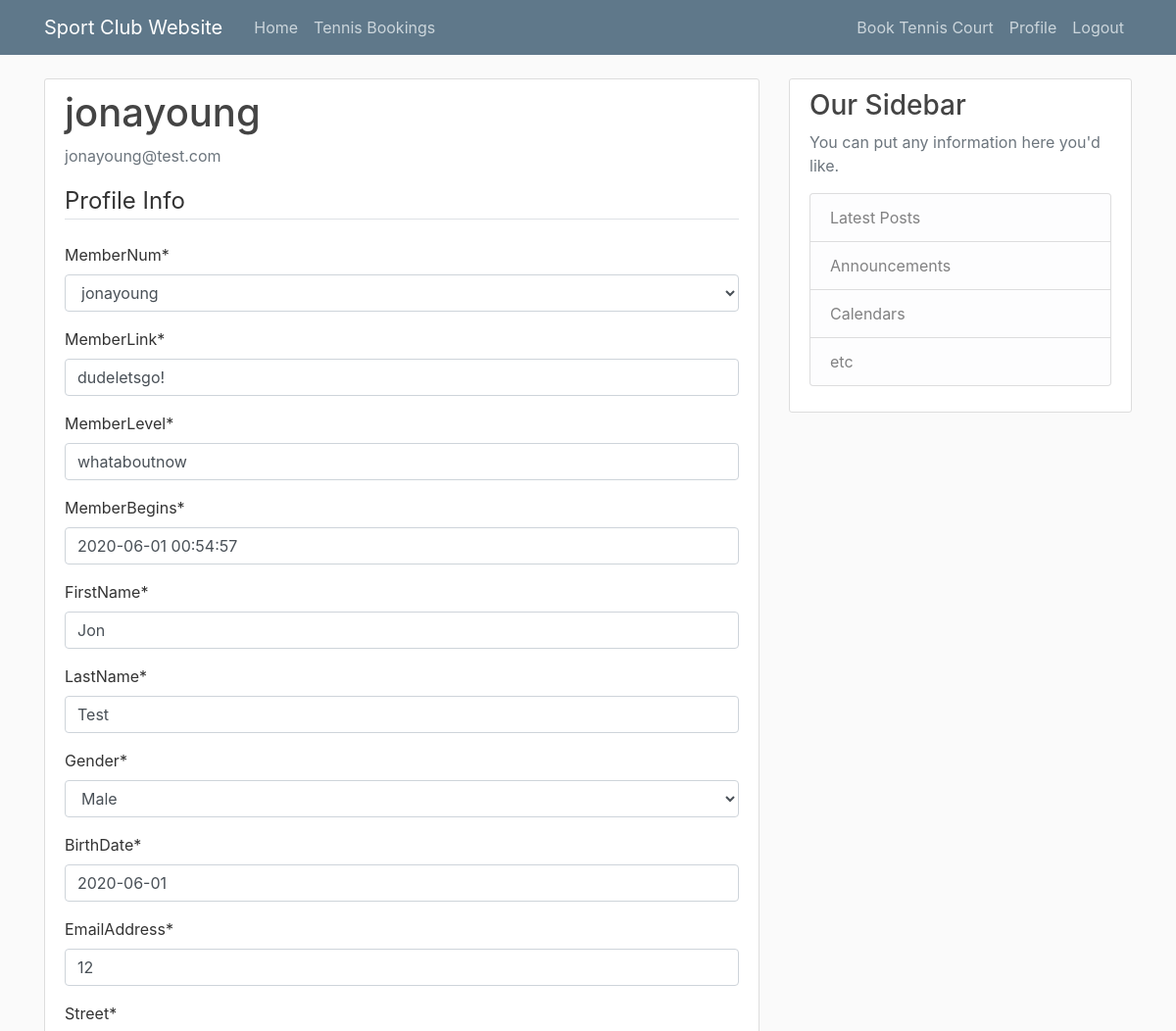
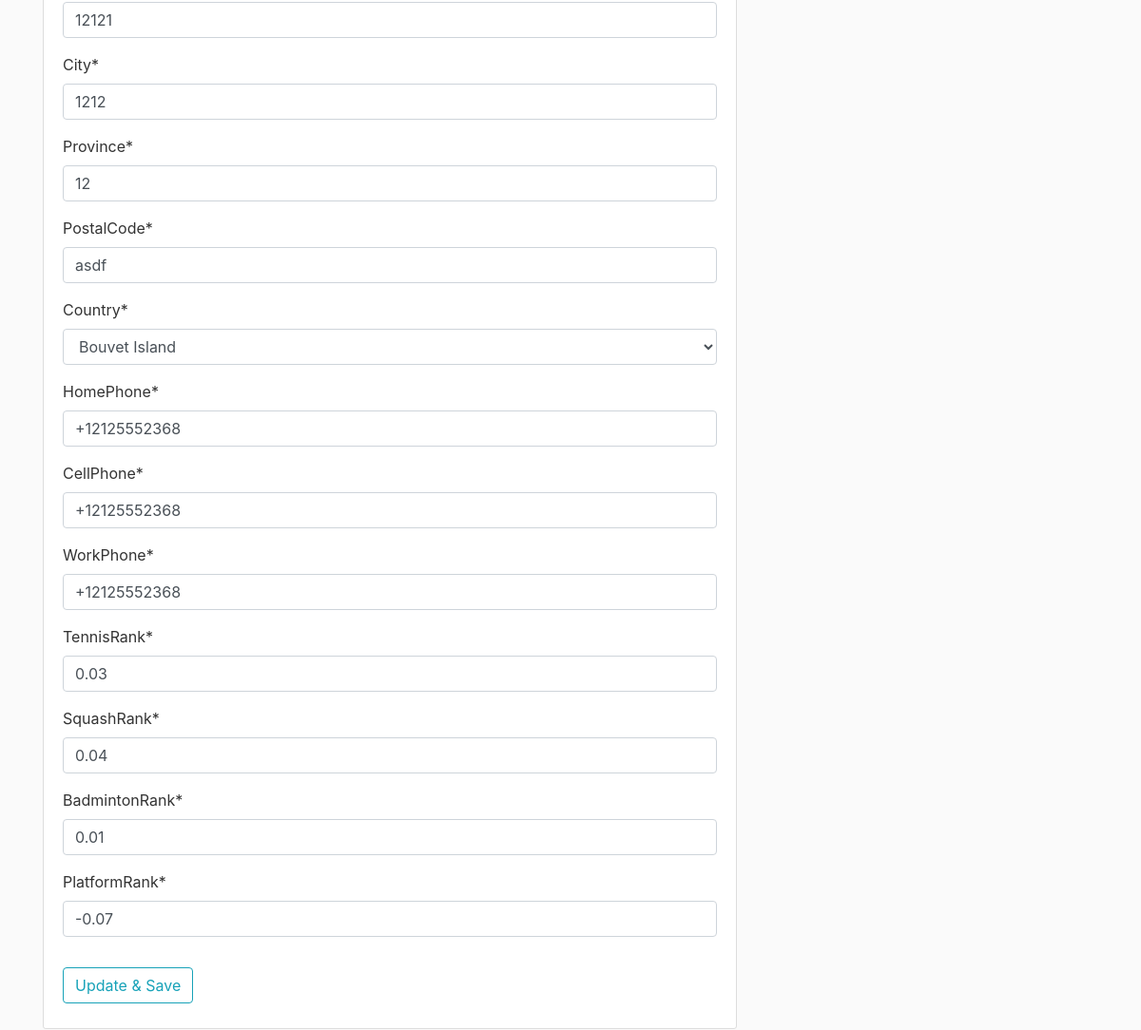
/profile/ (signed in), run on the app's committed database (2 pictures, top to bottom).
### members/models.py (models this page shows, shortened)
class Members(models.Model):
    memberNum = models.OneToOneField(User, on_delete=models.CASCADE)
    memberLink = models.CharField(max_length=20)
    memberLevel = models.CharField(max_length=20)
    memberBegins = models.DateTimeField(default=timezone.now)
    firstName = models.CharField(max_length=30)
    lastName = models.CharField(max_length=30)
    gender = models.CharField(max_length=2, choices=[('ML', 'Male'), ('FL', 'Female'), ('OT', 'Other')])
    birthDate = models.DateField(default=timezone.now)
    emailAddress = models.CharField(max_length=40)
    street = models.CharField(max_length=100)
    city = models.CharField(max_length=40)
    province = models.CharField(max_length=40)
    postalCode = models.CharField(max_length=7)
    country = CountryField()
    homePhone = PhoneNumberField()
    cellPhone = PhoneNumberField()
    workPhone = PhoneNumberField()
    tennisRank = models.DecimalField(max_digits=3, decimal_places=2, default=0.00)
    squashRank = models.DecimalField(max_digits=3, decimal_places=2, default=0.00)
    badmintonRank = models.DecimalField(max_digits=3, decimal_places=2, default=0.00)
    platformRank = models.DecimalField(max_digits=3, decimal_places=2, default=0.00)

### members/views.py (the view)
# urls.py: path('profile/', member_views.profile, name='profile'),
@login_required
def profile(request):
    if request.method == "POST":
        m_form = MemberUpdateForm(request.POST, instance=request.user.members)
        if m_form.is_valid():
            m_form.save()
            messages.success(request, f'Your account has been updated!')
            return redirect('profile')
    else:
        m_form = MemberUpdateForm(instance=request.user.members)
    context = {
        'm_form': m_form,
    }
    return render(request, 'members/profile.html', context)

### members/forms.py
class MemberUpdateForm(forms.ModelForm):
    class Meta:
        model = Members
        fields = [
            'memberNum',
            'memberLink',
            'memberLevel',
            'memberBegins',
            'firstName',
            'lastName',
            'gender',
            'birthDate',
            'emailAddress',
            'street',
            'city',
            'province',
            'postalCode',
            'country',
            'homePhone',
            'cellPhone',
            'workPhone',
            'tennisRank',
            'squashRank',
            'badmintonRank',
            'platformRank'
        ]

### members/templates/members/profile.html (shortened to what this page needs)
{% extends "members/base.html" %}
{% load crispy_forms_tags %}
{% block content %}
    <div class="content-section">
      <div class="media">
        <div class="media-body">
          <h2 class="account-heading">{{ user.username }}</h2>
          <p class="text-secondary">{{ user.email }}</p>
        </div>
      </div>
      <form method="POST" enctype="multipart/form-data">
          <fieldset class="form-group">
              <legend class="border-bottom mb-4">Profile Info</legend>
              {{ m_form|crispy }}
          </fieldset>
          <div class="form-group">
              <button class="btn btn-outline-info" type="submit">Update & Save</button>
          </div>
      </form>
    </div>
{% endblock content %}

### members/templates/members/base.html (shortened to what this page needs)
{% load static %}
<!DOCTYPE html>
<html>
<head>
    <link rel="stylesheet" href="https://maxcdn.bootstrapcdn.com/bootstrap/4.0.0/css/bootstrap.min.css">
    <link rel="stylesheet" type="text/css" href="{% static 'members/main.css' %}">
</head>
<body>
    <header class="site-header">
      <nav class="navbar navbar-expand-md navbar-dark bg-steel fixed-top">
        <div class="container">
          <a class="navbar-brand mr-4" href="{% url 'member-home' %}">Sport Club Website</a>
          <div class="collapse navbar-collapse" id="navbarToggle">
            <div class="navbar-nav mr-auto">
              <a class="nav-item nav-link" href="{% url 'member-home' %}">Home</a>
              <a class="nav-item nav-link" href="{% url 'schedule-tennis' %}">Tennis Bookings</a>
            </div>
            <div class="navbar-nav">
              {% if user.is_authenticated %}
                <a class="nav-item nav-link" href="{% url 'create-tennis' %}">Book Tennis Court</a>
                <a class="nav-item nav-link" href="{% url 'profile' %}">Profile</a>
                <a class="nav-item nav-link" href="{% url 'logout' %}">Logout</a>
              {% else %}
                <a class="nav-item nav-link" href="{% url 'login' %}">Login</a>
              {% endif %}
            </div>
          </div>
        </div>
      </nav>
    </header>
    <main role="main" class="container">
      <div class="row">
        <div class="col-md-8">
          {% block content %}{% endblock %}
        </div>
        <div class="col-md-4">
          <div class="content-section">
            <h3>Our Sidebar</h3>
            <p class='text-muted'>You can put any information here you'd like.
              <ul class="list-group">
                <li class="list-group-item list-group-item-light">Latest Posts</li>
                <li class="list-group-item list-group-item-light">Announcements</li>
                <li class="list-group-item list-group-item-light">Calendars</li>
                <li class="list-group-item list-group-item-light">etc</li>
              </ul>
            </p>
          </div>
        </div>
      </div>
    </main>
</body>
</html>

### members/static/members/main.css (style rules this page uses)
body { background: #fafafa; color: #333333; margin-top: 5rem; }
h1, h2, h3, h4, h5, h6 { color: #444444; }
ul { margin: 0; }
.bg-steel { background-color: #5f788a; }
.site-header .navbar-nav .nav-link { color: #cbd5db; }
.content-section { background: #ffffff; padding: 10px 20px; border: 1px solid #dddddd; border-radius: 3px; margin-bottom: 20px; }
.account-heading { font-size: 2.5rem; }

### data on the page
Members: memberNum "jonayoung", memberLink "dudeletsgo!", memberLevel "whataboutnow", memberBegins "2020-06-01 00:54:57", firstName "Jon", lastName "Test", gender "Male", birthDate "2020-06-01", emailAddress "12", street "12121", city "1212", province "12", postalCode "asdf", country "Bouvet Island", homePhone "+12125552368", cellPhone "+12125552368", workPhone "+12125552368", tennisRank "0.03", squashRank "0.04", badmintonRank "0.01", platformRank "-0.07"

### other printed values
{{ user.username }} "jonayoung"
{{ user.email }} "jonayoung@test.com"
